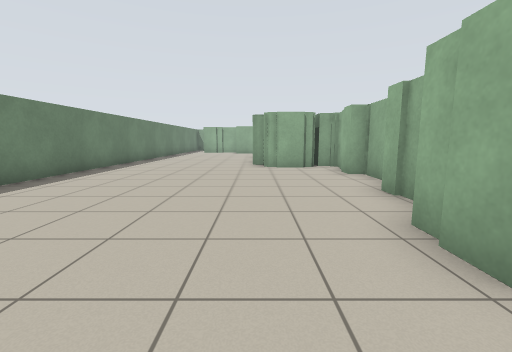
[1] (above)

12 first-person views from a walk through a robot-simulator world made for Stage. The camera is 1 m above the floor, tilts 8° down and sees 90° across. Floor lines are 1 m apart. The floor is counted in squares, 1 m on a side. Each view is taken from the middle of a square. On the plan, view 1 faces up. The plan holds only what a view shows up to about 11 squares ahead; the rest is blank. The place goes on beyond the plan. The robots in the file are not drawn.

[2]
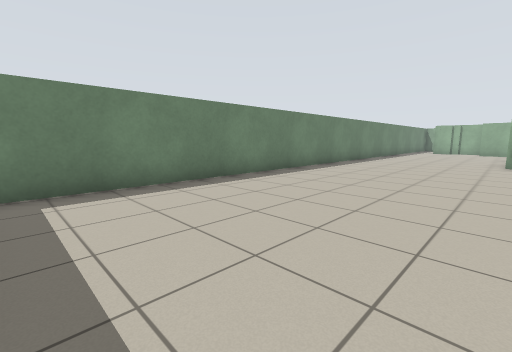

[3]
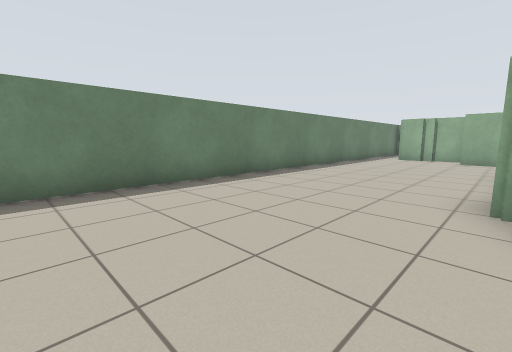

[4]
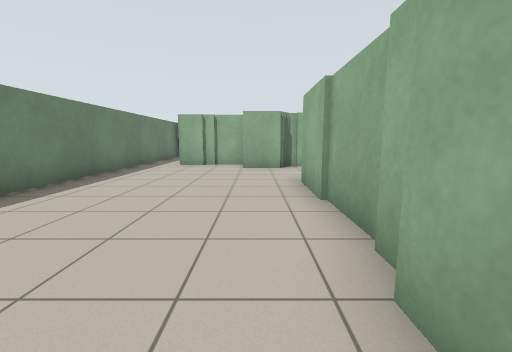

[5]
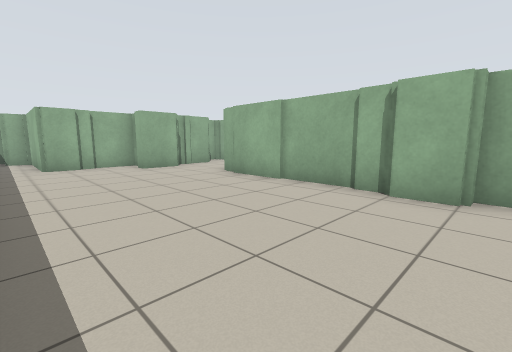

[6]
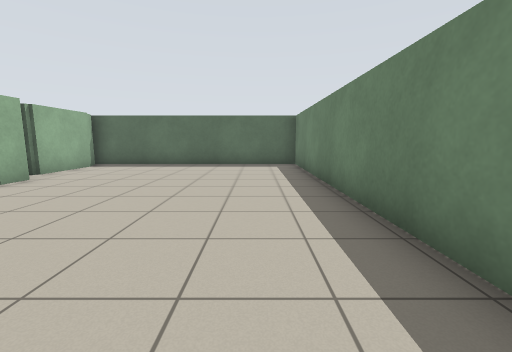

[7]
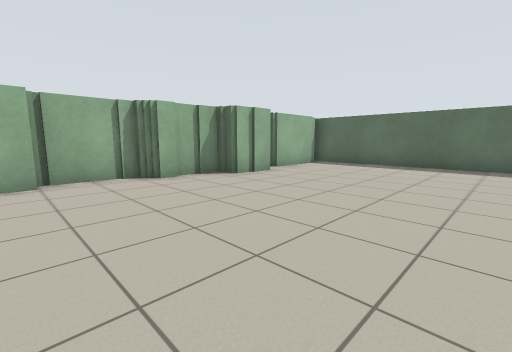

[8]
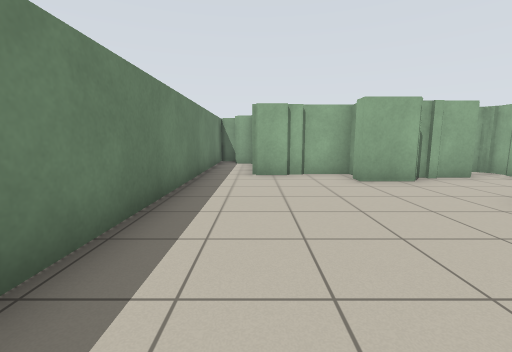

[9]
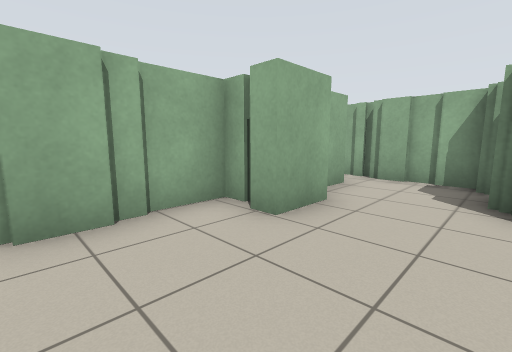

[10]
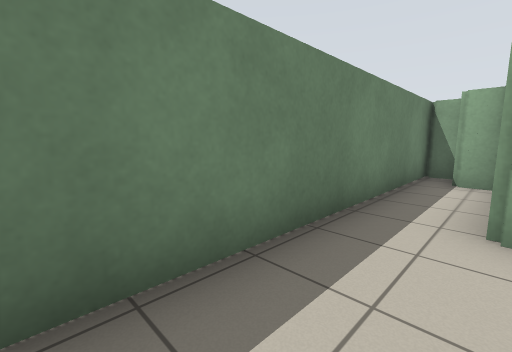

[11]
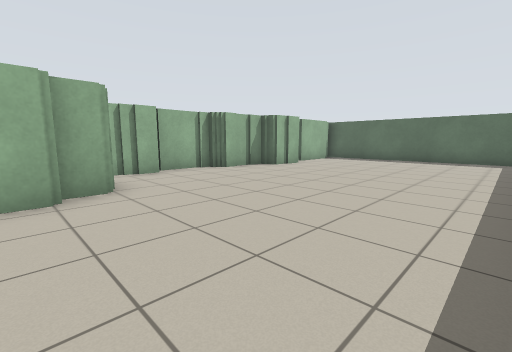

[12]
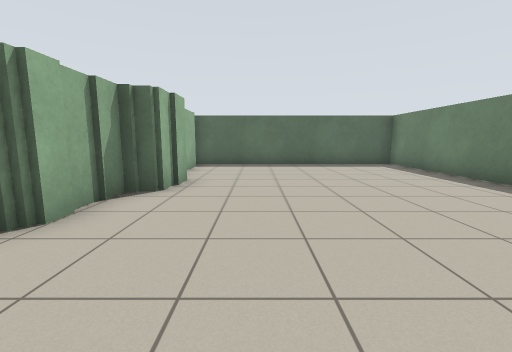

### Floor plan
Points are (right, up) in squares from view 1. A wall is a line through its corners. A room is listed if a view was taken in it or the views show most of it. See-through windows are left out.
Room 1 (views 1, 2, 3, 4, 5, 6, 7, 8, 9, 10, 11, 12)
walls: (0.2, 11.6) (0.2, 16.9); (2.1, 9.4) (0.2, 9.4) (0.2, 10.5) (-0.1, 10.5) (-0.1, 11.6); (2.8, 7.5) (2.8, 9.1); (3.2, 5.4) (3.2, 7.5); (1.7, 1.5) (1.7, 3.1) (2.5, 3.1) (2.5, 5.2); (2.8, 17.4) (2.8, 19.8); (2.3, -1.9) (2.3, 0.6); (0, 19.2) (-1.5, 19.2) (-1.5, 19.8); (-1.2, 19.9) (-1.2, 20.5) (-2.8, 20.5); (-2.6, 20.3) (-4.1, 20.3) (-4.1, 23.9) (-4.9, 23.9); (1.9, 19.8) (0, 19.8); (-5.6, 24.5) (-5.6, -2.8) (2.9, -2.8)

Where each view was taken, in squares from view 1:
view 1: 0 up, 0 right, facing up
view 2: 2 down, 0 right, facing up-left
view 3: 6 up, 0 right, facing up-left
view 4: 10 up, 1 left, facing up
view 5: 10 up, 5 left, facing up-right
view 6: 8 up, 4 left, facing down
view 7: 8 up, 4 left, facing down-right
view 8: 13 up, 4 left, facing up
view 9: 17 up, 4 left, facing up-right
view 10: 17 up, 4 left, facing up-left
view 11: 11 up, 5 left, facing down-right
view 12: 8 up, 0 right, facing down
